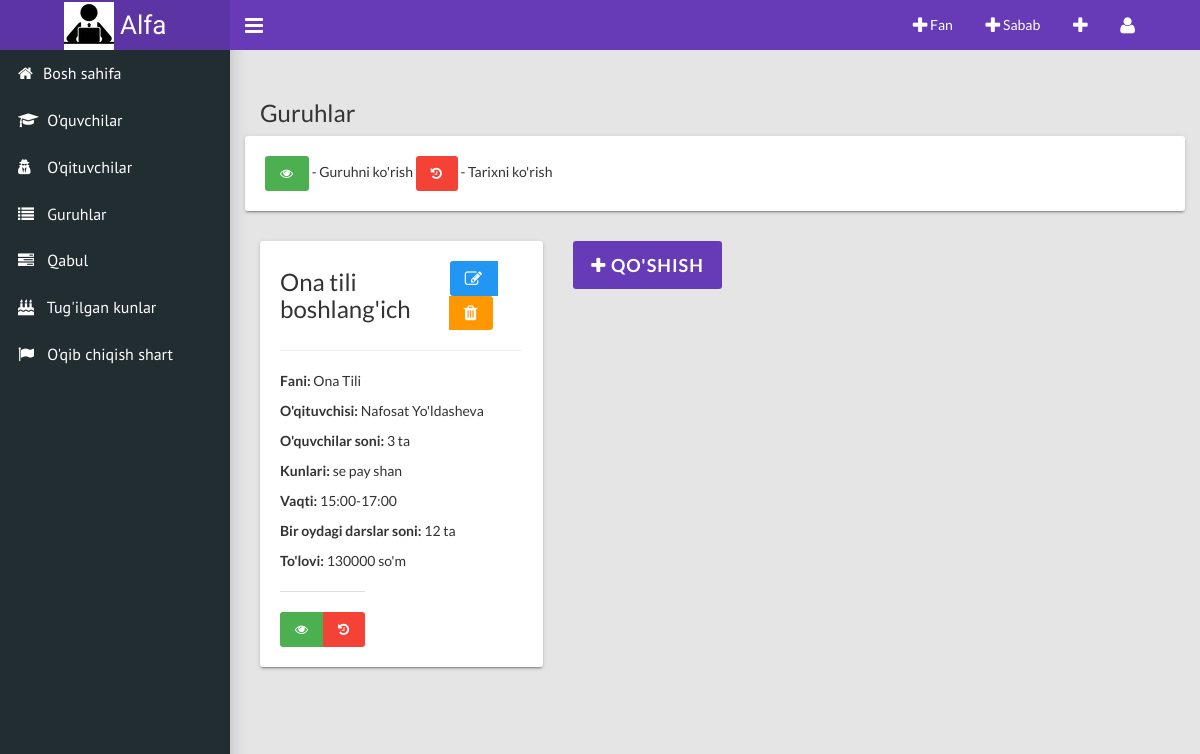
Screenshot of /groups/ (signed in) with the database file from the repository.
### main/models.py (models this page shows, shortened)
class Group(models.Model):
    own = models.ForeignKey(User, related_name="own_group", on_delete=models.CASCADE, blank=True, null=True)
    teacher = models.ForeignKey(Teacher, related_name="group", on_delete=models.CASCADE, blank=True)
    name = models.CharField("Guruh nomi", max_length=350)
    subject = models.ForeignKey(Subjects, related_name="teachers_group", on_delete=models.CASCADE, blank=True)
    time = models.CharField("Vaqti", max_length=50)
    kunlari = models.CharField("Hafta kunlari", max_length=350)
    payment = models.PositiveIntegerField("To'lov", default=0)
    days_in_month = models.PositiveIntegerField("Kun soni", default=0)
    active = models.BooleanField("aktiv/aktiv emas", default=False)

class Subjects(models.Model):
    name = models.CharField("Fan nomi", max_length=150)
    def __str__(self):
        return self.name

class Teacher(models.Model):
    user = models.ForeignKey(User, related_name="teacher", on_delete=models.CASCADE, blank=True, null=True)
    name = models.CharField("Ismi", max_length=150)
    surname = models.CharField("Familiyasi", max_length=150)
    image = models.ImageField("O'qituvchi rasmi", upload_to='teacher_img/',null=True, blank=True)
    tel_num = models.CharField("Telefon raqami", max_length=50, blank=True)
    subject = models.ForeignKey(Subjects, related_name="teachers", on_delete=models.PROTECT)
    price = models.PositiveIntegerField("Bitta dars uchun narx", default=0)
    countsub = models.PositiveIntegerField("Bir oydagi darslar soni", default=0)
    allprice = models.PositiveIntegerField("Jami maosh", default=0)

### main/views.py (the view)
# urls.py: path("groups/", GroupsView.as_view(), name="groups"),
class GroupsView(LoginRequiredMixin,View):
    def get(self, request):
        groups = Group.objects.filter(active=True)
        context = {'groups':groups}
        return render(request, 'groups.html', context)

### main/context_pro.py (called while the page is built)
def students(request):
    context = {
        'teachers':Teacher.objects.all(),
        'student':Student.objects.all(),
    }
    return context

### templates/groups.html
{% extends 'wrapper.html' %}
{% load static %}
{% block content %}
    <div class="content-wrapper">
        <h3>Guruhlar</h3>
        <div class="row">
            <div class="card">
                <p href="" class="btn btn-success" title="Davomat olish"><i class="fa fa-eye"></i></p> - Guruhni ko'rish
                <p href="" class="btn btn-danger" title="Tarixni ko'rish"><i class="fa fa-history"></i></p> - Tarixni ko'rish
            </div>
            {% for group in groups %}
            <div class="col-md-4">
                <div class="card">
                    <div class="card-title-w-btn">
                        <h3 class="title">{{group.name}}</h3>
                        <div class="btn-group">
                            <a class="btn btn-info" href="{% url 'main:update_group' group.pk %}" title="O'zgartirish"><i class="fa fa-lg fa-edit"></i></a>
                            <a class="btn btn-warning" href="{% url 'main:delete_group' group.pk %}" title="O'chirish"><i class="fa fa-lg fa-trash"></i></a>
                        </div>
                    </div><hr>
                    <div class="card-body">
                        <p><b>Fani: </b>{{group.subject}}</p>
                        <p><b>O'qituvchisi: </b>{{group.teacher.name}} {{group.teacher.surname}}</p>
                        <p><b>O'quvchilar soni: </b>{{group.student.all.count}} ta</p>
                        <p><b>Kunlari: </b>{{group.kunlari}}</p>
                        <p><b>Vaqti: </b>{{group.time}}</p>
                        <p><b>Bir oydagi darslar soni: </b>{{group.days_in_month}} ta</p>
                        <p><b>To'lovi: </b>{{group.payment}} so'm</p>
                    </div>
                    <div class="card-footer btn-group">
                        <a href="{% url 'main:group' group.pk %}" class="btn btn-success" title="Guruhni ko'rish"><i class="fa fa-eye"></i></a>
                        <a href="{% url 'main:group_history' group.pk %}" class="btn btn-danger" title="Tarixni ko'rish"><i class="fa fa-history"></i></a>
                    </div>
                </div>
            </div>
            {% endfor %}
            <div class="col-md-4">
                <a href="{% url 'main:add_group' %}" class="btn btn-primary btn-lg"><i class="fa fa-plus"></i> Qo'shish</a>
            </div>
        </div>
    </div>
{% endblock content %}

### rows the page displays
Group: name "Ona tili boshlang'ich", subject "Ona Tili", teacher.name "Nafosat", teacher.surname "Yo'ldasheva", student.all.count "3", kunlari "se pay shan", time "15:00-17:00", days_in_month "12", payment "130000"
